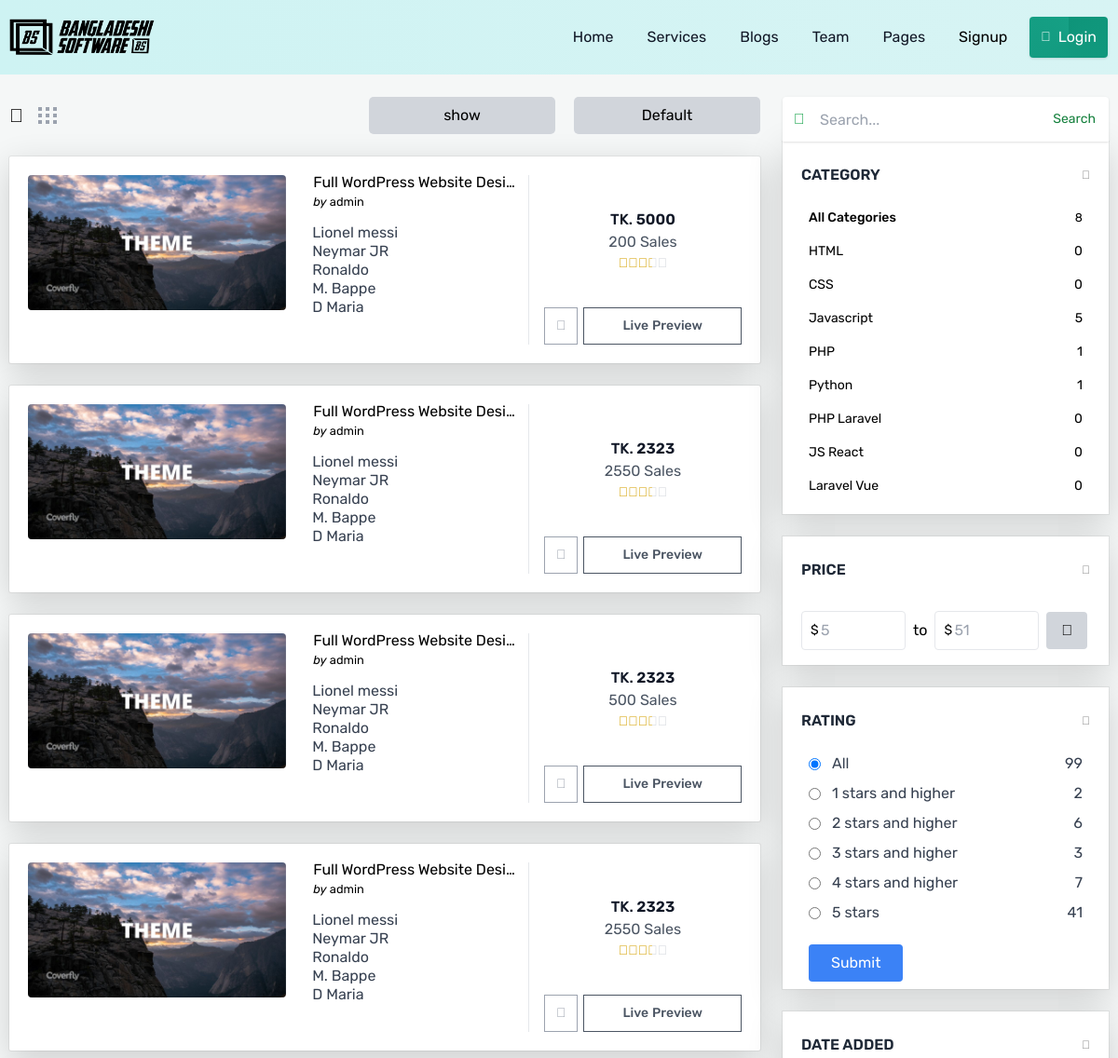
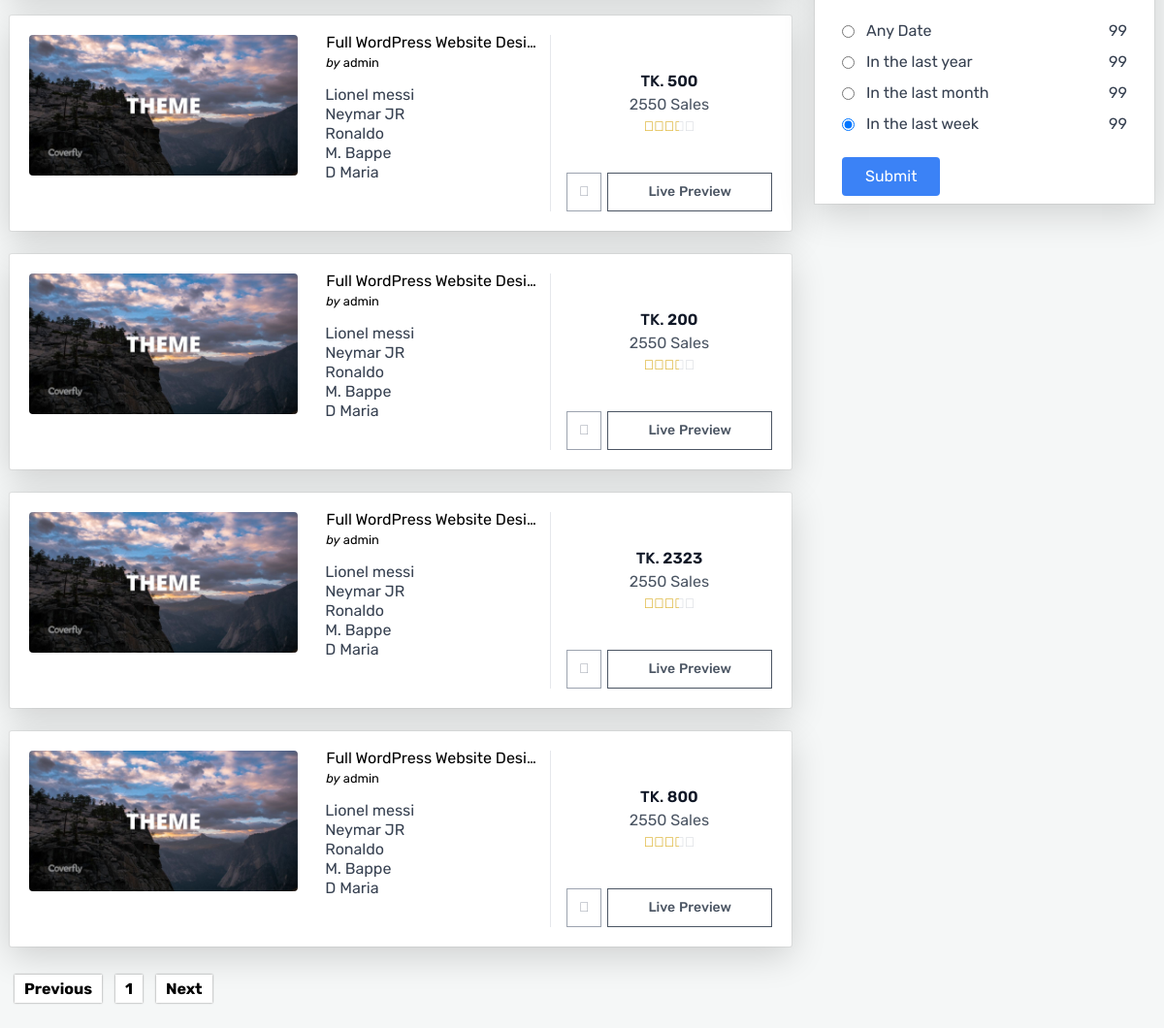
Before: / (upper part) with the older database file (2 pictures, top to bottom).
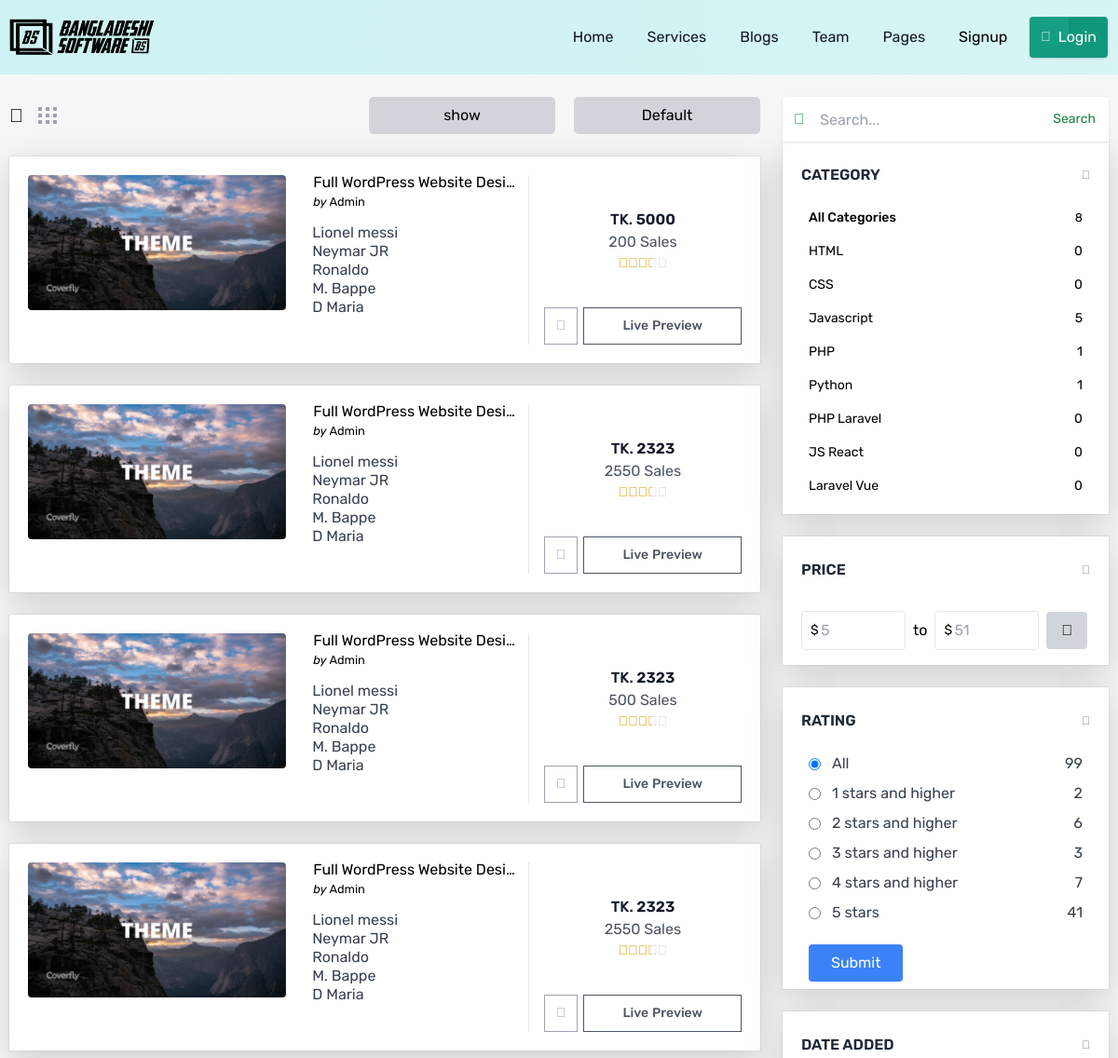
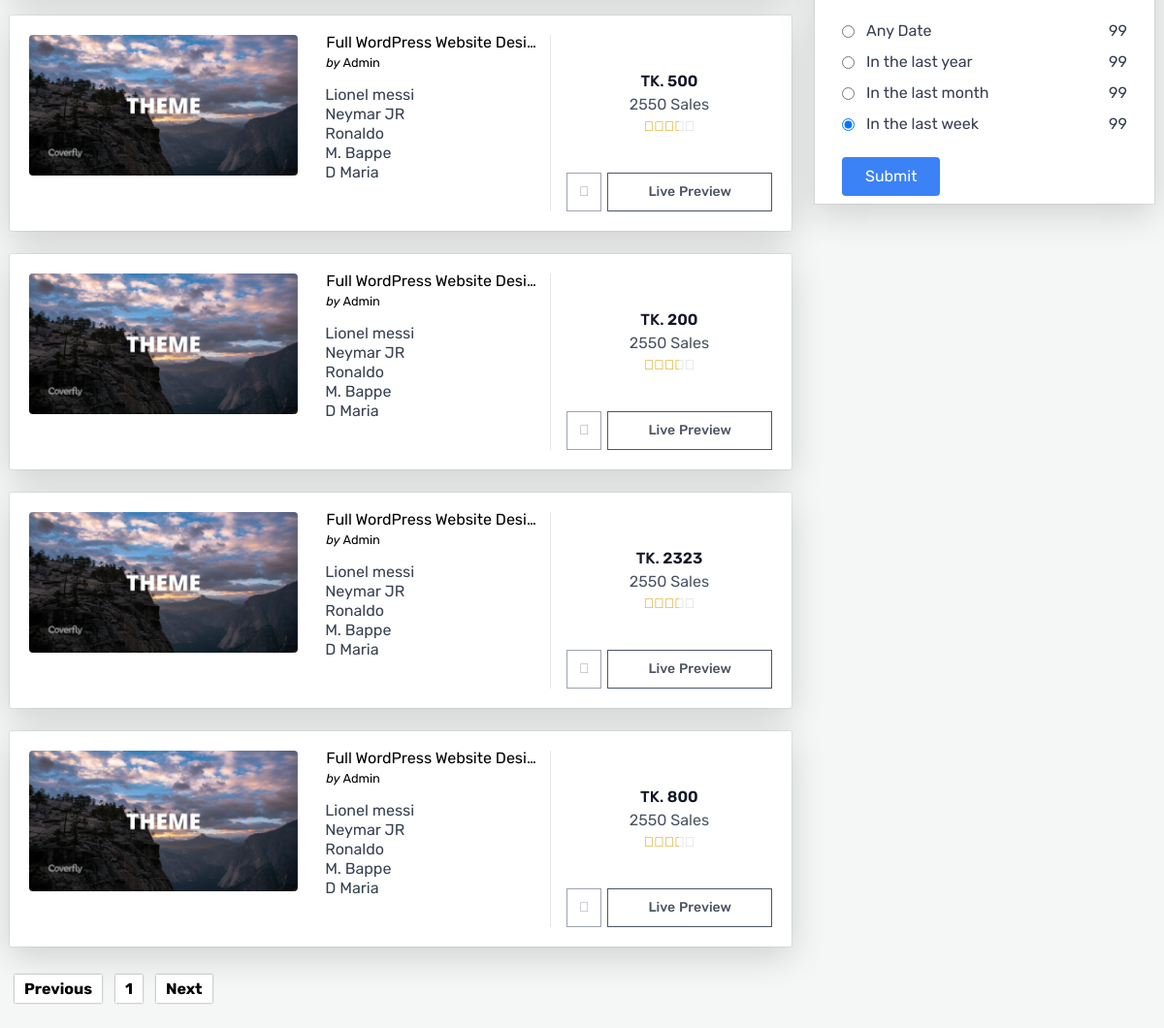
After: the same page with the newer database file (2 pictures, top to bottom).
### tables this page shows
CREATE TABLE `website` (
  `id` int(255) NOT NULL,
  `title` varchar(255) NOT NULL,
  `logo` varchar(255) NOT NULL,
  `description` varchar(255) NOT NULL,
  `keyword` varchar(255) NOT NULL,
  `url` varchar(255) NOT NULL,
  `phone` varchar(300) NOT NULL,
  `mail` varchar(255) NOT NULL,
  `address` varchar(255) NOT NULL,
  `footer_text` varchar(255) NOT NULL,
  `facebook` varchar(255) NOT NULL,
  `youtube` varchar(255) NOT NULL,
  `linkedin` varchar(255) NOT NULL,
  `file_name` varchar(255) NOT NULL,
  `favicon_name` varchar(255) NOT NULL
);

CREATE TABLE `products` (
  `id` int(255) NOT NULL,
  `pid` int(255) NOT NULL,
  `title` varchar(255) NOT NULL,
  `link` varchar(255) NOT NULL,
  `regular_price` int(255) NOT NULL,
  `sell_price` int(255) NOT NULL,
  `sell` int(255) NOT NULL,
  `review` int(255) NOT NULL,
  `comment` int(255) NOT NULL,
  `category` varchar(255) NOT NULL,
  `mini_content` varchar(255) NOT NULL,
  `content` longtext NOT NULL,
  `description` longtext NOT NULL,
  `status` varchar(255) NOT NULL,
  `file_name1` varchar(255) NOT NULL DEFAULT 'image.png',
  `file_name2` varchar(255) NOT NULL DEFAULT 'image.png',
  `file_name3` varchar(255) NOT NULL DEFAULT 'image.png',
  `file_name4` varchar(255) NOT NULL DEFAULT 'image.png',
  `time` int(255) NOT NULL
);

CREATE TABLE `person` (
  `id` int(255) NOT NULL,
  `name` varchar(255) NOT NULL,
  `phone` varchar(300) NOT NULL,
  `address` varchar(255) NOT NULL,
  `email` varchar(255) NOT NULL,
  `password` varchar(255) NOT NULL,
  `role` varchar(255) NOT NULL DEFAULT 'User',
  `file_name` varchar(255) NOT NULL DEFAULT 'avatar.jpg',
  `balance` int(255) NOT NULL,
  `terms` varchar(255) NOT NULL DEFAULT 'Desline',
  `time` int(255) NOT NULL
);

CREATE TABLE `category` (
  `id` int(255) NOT NULL,
  `category` varchar(255) NOT NULL,
  `time` int(255) NOT NULL
);

### admin/config/functions.php (called while the page is built, shortened)
<?php ob_start();
    require('database.php');
    function _fetch($table,$condition){
    global $conn;
    $query = "SELECT * FROM $table WHERE $condition";
    return mysqli_fetch_assoc(mysqli_query($conn,$query));
    }
    function _get($table,$condition){
    global $conn;
    $query = "SELECT * FROM $table WHERE $condition";
    return mysqli_query($conn,$query);
    }
?>

### index.php (the view, shortened to what the rows shown need)
<?php include("common/header.php");?>
</header>
  <main style="min-height: calc(100vh - 80px)">
    <div class="flex items-start">
      <div class="container flex flex-col lg:flex-row gap-y-5 py-6 xl:py-12 lg:gap-y-0 lg:gap-x-6 sm:items-start">
        <div class="w-full">
        <br>
          <div class="items list_view">
          <?php
          if(isset($_GET['src'])){
            $src = $_GET['src'];
            $products = _query("SELECT products.*,person.* FROM products INNER JOIN person ON products.pid=person.id WHERE products.status='Publish' AND (person.name='$src' OR products.title LIKE '%$src%' OR category='$src' OR sell_price='$src')");
          }elseif(isset($_GET['items'])){
            $items = $_GET['items'];
            $products = _get("products","status='Publish' LIMIT $items;");
          }elseif(isset($_GET['sort'])){
            $sort = $_GET['sort'];
            $products = _get("products","status='Publish' ORDER BY sell_price $sort");
          }elseif(isset($_GET['category'])){
            $category = $_GET['category'];
            $products = _get("products","status='Publish' AND category='$category'");
          }elseif(isset($_GET['from'])){
            $from = $_GET['from'];
            $to = $_GET['to'];
            $products = _get("products","status='Publish' AND sell_price BETWEEN $from AND $to");
          }else{
          if (isset($_GET['page_no']) && $_GET['page_no']!="") {
          $page_no = $_GET['page_no'];} else {$page_no = 1;}
          $total_records_per_page = 10;
          $offset = ($page_no-1) * $total_records_per_page;
          $products = _get("products","status='Publish' ORDER BY id DESC LIMIT $offset, $total_records_per_page");
          }
          while($data = mysqli_fetch_assoc($products)){
            $autor_id = $data['pid'];
            $autor = _fetch("person","id=$autor_id");
          ?>
            <div class="item">
              <a href="item.php?id=<?php echo $data['id']?>" class="item_link"></a>
              <div>
                <img class="w-full h-auto rounded"
                  src="admin/upload/<?php echo $data['file_name1']?>"/>
              </div>
              <div>
                <h3 style="padding-left:13px"><?php echo $data['title']?></h3>
                <p style="padding-left:13px"><small> <i>by</i> <a href="index.php?autor=<?php echo $autor['name']?>"><?php echo $autor['name']?></a></small></p>
                <ul class="list_icon">
                  <?php echo $data['mini_content']?>
                </ul>
              </div>
              <div>
                <div>
                  <div>
                    <span class="font-medium">TK.</span>
                    <span><?php echo $data['sell_price']?></span>
                  </div>
                  <p><?php echo $data['sell']?> Sales</p>
                  <div>
                    <i class="fa-solid fa-star"></i>
                    <i class="fa-solid fa-star"></i>
                    <i class="fa-solid fa-star"></i>
                    <i class="fa-solid fa-star"></i>
                    <i class="fa-solid fa-star"></i>
                    <div style="width:70%">
                      <i class="fa-solid fa-star"></i>
                      <i class="fa-solid fa-star"></i>
                      <i class="fa-solid fa-star"></i>
                      <i class="fa-solid fa-star"></i>
                    </div>
                  </div>
                </div>
                <div>
                  <a id="show_added_popup" href="#"><i class="fa-solid fa-cart-shopping"></i></a>
                  <a target="_blank" href="<?php echo $data['link']?>">
                    <span>Live</span>
                    <span>Preview</span>
                  </a>
                </div>
              </div>
            </div>
          <?php }?>
          </div>
        </div>
        <?php include("common/right-sidebar.php");?>
      </div>
    </div>
  </main>
  <br>
  <br>
  <br>
<?php include("common/footer.php");?>

### common/header.php (shortened to what the rows shown need)
<?php include("admin/config/functions.php");
  $website = _fetch("website","id=1");
 $cr_url = $_SERVER['SCRIPT_NAME'];
 $cr_url = substr($cr_url,strrpos($cr_url,'/')+1);
?>
<!DOCTYPE html>
<html lang="en">
<head>
  <link rel="stylesheet" href="assets/css/styles.css" />
  <link rel="stylesheet" href="assets/css/custom.css" />
</head>
<body>
  <header class="relative" style="background-image: linear-gradient(to right, #CEF3F3, #cef3f3c2), url('https://www.bangladeshisoftware.com/wp-content/uploads/2019/06/header-bg-copyright.jpg'); background-repeat: no-repeat; background-size: cover;">
    <div class="container flex justify-between items-center h-20 mb-auto relative z-50">
      <a href="index.php" class="w-fit">
        <?php if(!empty($website['file_name'])){?>
        <img class="h-10" src="admin/upload/<?php echo $website['file_name']?>" />
        <?php }else{?>
        <h2 style="font-size: 25px;font-weight:bold;font-family:'Courier New', Courier, monospace"><?php echo $website['title']?></h2>
        <?php }?>
      </a>
    </div>

### common/right-sidebar.php (shortened to what the rows shown need)
<?php
 $cr_index = trim($cr_url,".php");
 if($cr_index=='services'){
    $index = 'service';
    $index2 = 'service';
    }else{
      $index2 = 'products';
    }
?>
      <div class="sticky -top-52 w-full lg:min-w-[350px] lg:w-[350px]">
          <div style="box-shadow:rgba(0, 0, 0, 0.16) 0px 10px 36px 0px,rgba(0, 0, 0, 0.06) 0px 0px 0px 1px" class="sidebar_item overflow-hidden bg-white shadow px-5">
            <div class="ds_div" data-ref="Category">
              <div class="py-0">
                <ul class="pb-3">
                  <?php
                  $all_ctg = _get("category","id !='' LIMIT 10");
                  while($ctg = mysqli_fetch_assoc($all_ctg)){
                    $ctg_name = $ctg['category'];
                  ?>
                  <a href="<?php echo $cr_url;?>?category=<?php echo $ctg['category']?>">
                    <li
                      class="w-full flex items-center justify-between text-sm p-2 hover:bg-cyan-800 hover:text-white rounded">
                      <span><?php echo $ctg['category']?></span>
                      <?php
                      $all_index = _get("$index2","category='$ctg_name' AND status='Publish'");
                      $cr_index = mysqli_num_rows($all_index);
                      ?>
                      <span><?php echo $cr_index; ?></span>
                    </li>
                  </a>
                  <?php }?>
                </ul>
              </div>
            </div>
          </div>
          <br>
          <br>
          <br>
        </div>

Changed rows visible on the page:
changed through a linked row, products (number 1 of 8 on the later page): person.name "admin" → "Admin"
changed through a linked row, products (number 2 of 8 on the later page): person.name "admin" → "Admin"
changed through a linked row, products (number 3 of 8 on the later page): person.name "admin" → "Admin"
changed through a linked row, products (number 4 of 8 on the later page): person.name "admin" → "Admin"
changed through a linked row, products (number 5 of 8 on the later page): person.name "admin" → "Admin"
changed through a linked row, products (number 6 of 8 on the later page): person.name "admin" → "Admin"
changed through a linked row, products (number 7 of 8 on the later page): person.name "admin" → "Admin"
changed through a linked row, products (number 8 of 8 on the later page): person.name "admin" → "Admin"
